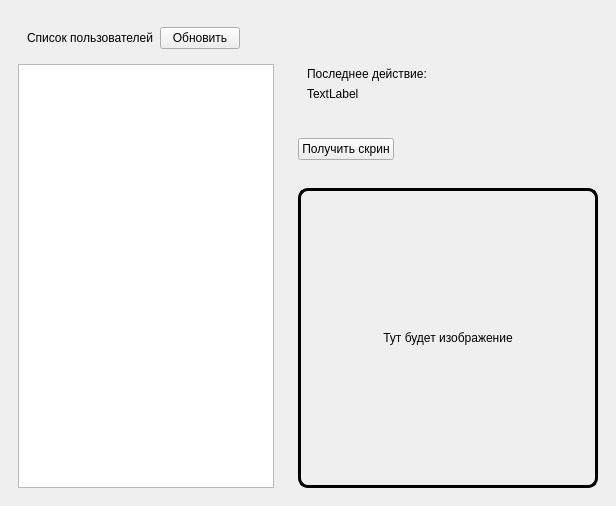
<?xml version="1.0" encoding="UTF-8"?>
<ui version="4.0">
 <class>MainWindow</class>
 <widget class="QMainWindow" name="MainWindow">
  <property name="geometry">
   <rect>
    <x>0</x>
    <y>0</y>
    <width>616</width>
    <height>506</height>
   </rect>
  </property>
  <property name="sizePolicy">
   <sizepolicy hsizetype="Fixed" vsizetype="Preferred">
    <horstretch>0</horstretch>
    <verstretch>0</verstretch>
   </sizepolicy>
  </property>
  <property name="minimumSize">
   <size>
    <width>0</width>
    <height>0</height>
   </size>
  </property>
  <property name="windowTitle">
   <string>MainWindow</string>
  </property>
  <widget class="QWidget" name="centralwidget">
   <property name="sizePolicy">
    <sizepolicy hsizetype="Fixed" vsizetype="Preferred">
     <horstretch>0</horstretch>
     <verstretch>0</verstretch>
    </sizepolicy>
   </property>
   <layout class="QHBoxLayout" name="horizontalLayout_2">
    <item>
     <widget class="QWidget" name="widget" native="true">
      <property name="sizePolicy">
       <sizepolicy hsizetype="Fixed" vsizetype="Preferred">
        <horstretch>0</horstretch>
        <verstretch>0</verstretch>
       </sizepolicy>
      </property>
      <layout class="QVBoxLayout" name="verticalLayout">
       <item>
        <widget class="QWidget" name="widget_2" native="true">
         <property name="sizePolicy">
          <sizepolicy hsizetype="Fixed" vsizetype="Preferred">
           <horstretch>0</horstretch>
           <verstretch>0</verstretch>
          </sizepolicy>
         </property>
         <layout class="QHBoxLayout" name="horizontalLayout">
          <item>
           <widget class="QLabel" name="label">
            <property name="sizePolicy">
             <sizepolicy hsizetype="Fixed" vsizetype="Preferred">
              <horstretch>0</horstretch>
              <verstretch>0</verstretch>
             </sizepolicy>
            </property>
            <property name="maximumSize">
             <size>
              <width>180</width>
              <height>16777215</height>
             </size>
            </property>
            <property name="text">
             <string>Список пользователей</string>
            </property>
           </widget>
          </item>
          <item>
           <widget class="QPushButton" name="pushButton_2">
            <property name="sizePolicy">
             <sizepolicy hsizetype="Fixed" vsizetype="Fixed">
              <horstretch>0</horstretch>
              <verstretch>0</verstretch>
             </sizepolicy>
            </property>
            <property name="text">
             <string>Обновить</string>
            </property>
           </widget>
          </item>
         </layout>
        </widget>
       </item>
       <item>
        <widget class="QListWidget" name="listWidget">
         <property name="sizePolicy">
          <sizepolicy hsizetype="Fixed" vsizetype="Expanding">
           <horstretch>0</horstretch>
           <verstretch>0</verstretch>
          </sizepolicy>
         </property>
         <property name="minimumSize">
          <size>
           <width>180</width>
           <height>0</height>
          </size>
         </property>
         <property name="maximumSize">
          <size>
           <width>16777215</width>
           <height>16777215</height>
          </size>
         </property>
        </widget>
       </item>
      </layout>
     </widget>
    </item>
    <item alignment="Qt::AlignHCenter">
     <widget class="QWidget" name="widget_4" native="true">
      <property name="sizePolicy">
       <sizepolicy hsizetype="Fixed" vsizetype="Preferred">
        <horstretch>0</horstretch>
        <verstretch>0</verstretch>
       </sizepolicy>
      </property>
      <layout class="QVBoxLayout" name="verticalLayout_3">
       <item>
        <spacer name="verticalSpacer_3">
         <property name="orientation">
          <enum>Qt::Vertical</enum>
         </property>
         <property name="sizeType">
          <enum>QSizePolicy::Fixed</enum>
         </property>
         <property name="sizeHint" stdset="0">
          <size>
           <width>20</width>
           <height>40</height>
          </size>
         </property>
        </spacer>
       </item>
       <item>
        <widget class="QWidget" name="widget_3" native="true">
         <property name="sizePolicy">
          <sizepolicy hsizetype="Fixed" vsizetype="Preferred">
           <horstretch>0</horstretch>
           <verstretch>0</verstretch>
          </sizepolicy>
         </property>
         <layout class="QVBoxLayout" name="verticalLayout_2">
          <item alignment="Qt::AlignTop">
           <widget class="QLabel" name="last_doing">
            <property name="sizePolicy">
             <sizepolicy hsizetype="Fixed" vsizetype="Preferred">
              <horstretch>0</horstretch>
              <verstretch>0</verstretch>
             </sizepolicy>
            </property>
            <property name="maximumSize">
             <size>
              <width>16777215</width>
              <height>30</height>
             </size>
            </property>
            <property name="text">
             <string>Последнее действие:</string>
            </property>
           </widget>
          </item>
          <item alignment="Qt::AlignTop">
           <widget class="QLabel" name="last_doing_label">
            <property name="sizePolicy">
             <sizepolicy hsizetype="Fixed" vsizetype="Preferred">
              <horstretch>0</horstretch>
              <verstretch>0</verstretch>
             </sizepolicy>
            </property>
            <property name="minimumSize">
             <size>
              <width>250</width>
              <height>0</height>
             </size>
            </property>
            <property name="maximumSize">
             <size>
              <width>250</width>
              <height>60</height>
             </size>
            </property>
            <property name="text">
             <string>TextLabel</string>
            </property>
           </widget>
          </item>
         </layout>
        </widget>
       </item>
       <item>
        <spacer name="verticalSpacer">
         <property name="orientation">
          <enum>Qt::Vertical</enum>
         </property>
         <property name="sizeType">
          <enum>QSizePolicy::Fixed</enum>
         </property>
         <property name="sizeHint" stdset="0">
          <size>
           <width>20</width>
           <height>10</height>
          </size>
         </property>
        </spacer>
       </item>
       <item alignment="Qt::AlignLeft|Qt::AlignVCenter">
        <widget class="QPushButton" name="pushButton">
         <property name="sizePolicy">
          <sizepolicy hsizetype="Fixed" vsizetype="Fixed">
           <horstretch>0</horstretch>
           <verstretch>0</verstretch>
          </sizepolicy>
         </property>
         <property name="maximumSize">
          <size>
           <width>180</width>
           <height>16777215</height>
          </size>
         </property>
         <property name="text">
          <string>Получить скрин</string>
         </property>
        </widget>
       </item>
       <item>
        <spacer name="verticalSpacer_2">
         <property name="orientation">
          <enum>Qt::Vertical</enum>
         </property>
         <property name="sizeType">
          <enum>QSizePolicy::Fixed</enum>
         </property>
         <property name="sizeHint" stdset="0">
          <size>
           <width>20</width>
           <height>10</height>
          </size>
         </property>
        </spacer>
       </item>
       <item>
        <widget class="QLabel" name="picture">
         <property name="sizePolicy">
          <sizepolicy hsizetype="Fixed" vsizetype="Preferred">
           <horstretch>0</horstretch>
           <verstretch>0</verstretch>
          </sizepolicy>
         </property>
         <property name="minimumSize">
          <size>
           <width>300</width>
           <height>300</height>
          </size>
         </property>
         <property name="styleSheet">
          <string notr="true">background-color: rgba(0, 0, 0, 0);
border: 3px solid rgba(0, 0, 0, 255);
border-radius: 10px;</string>
         </property>
         <property name="text">
          <string>Тут будет изображение</string>
         </property>
         <property name="alignment">
          <set>Qt::AlignCenter</set>
         </property>
        </widget>
       </item>
      </layout>
     </widget>
    </item>
   </layout>
  </widget>
 </widget>
 <resources/>
 <connections/>
</ui>
